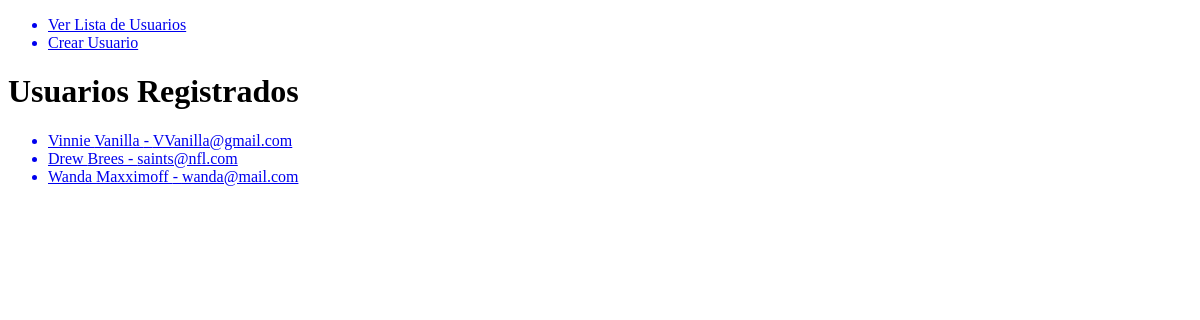
The app's page /main/, older data.
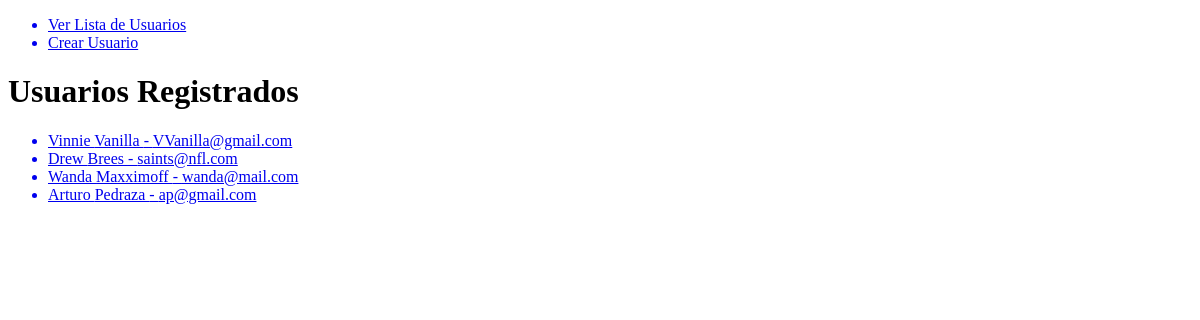
The same page, newer data.
### main/models.py (models this page shows, shortened)
class UserModel (models.Model):
    first_name = models.CharField(max_length=100)
    last_name = models.CharField(max_length=100)
    email = models.EmailField()
    phone_number = models.CharField(max_length=15)
    gender = models.CharField(choices=GENDER_OPTS, max_length=20)
    date_birth = models.DateField(blank=True, null=True)
    created = models.DateTimeField(auto_now_add=True)
    updated = models.DateTimeField(auto_now=True)

### main/views.py (the view)
# urls.py: path('', GetUsersView.as_view(), name='list'),
class GetUsersView (views.View):
    def get(self, request):
        users = UserModel.objects.all()
        template_name = 'main/list.html'
        context = {
            'users': users
        }
        return render(request, template_name, context)

### main/templates/main/list.html
{% extends 'base.html' %}
{% block content %}
    <h1>Usuarios Registrados</h1>
    <ul>
        {% for user in users%}
        <a href="{% url 'user:detail' user.id %}">
            <li>{{ user.first_name }} {{ user.last_name }} - {{ user.email }}</li>
        </a>
        {% endfor %}
    </ul>
{% endblock content %}

Row changes from the older to the newer data that the page shows:
added UserModel: first_name "Arturo", last_name "Pedraza", email "ap@gmail.com"
